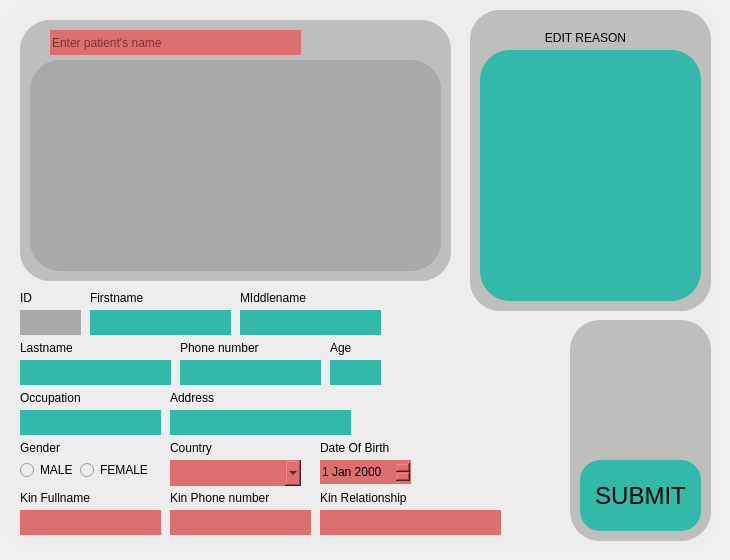
        <widget class="QWidget" name="EDITDETAILS">
         <widget class="QGroupBox" name="groupBox_6">
          <property name="geometry">
           <rect>
            <x>0</x>
            <y>0</y>
            <width>721</width>
            <height>551</height>
           </rect>
          </property>
          <property name="styleSheet">
           <string notr="true">background-color: #EDEDED;
border-radius: 30px;</string>
          </property>
          <property name="title">
           <string/>
          </property>
          <widget class="QLineEdit" name="lineEdit_47">
           <property name="geometry">
            <rect>
             <x>90</x>
             <y>310</y>
             <width>141</width>
             <height>25</height>
            </rect>
           </property>
           <property name="cursor">
            <cursorShape>IBeamCursor</cursorShape>
           </property>
           <property name="styleSheet">
            <string notr="true">background-color: #33B9A9;</string>
           </property>
           <property name="readOnly">
            <bool>false</bool>
           </property>
          </widget>
          <widget class="QLabel" name="label_67">
           <property name="geometry">
            <rect>
             <x>90</x>
             <y>290</y>
             <width>71</width>
             <height>16</height>
            </rect>
           </property>
           <property name="font">
            <font/>
           </property>
           <property name="styleSheet">
            <string notr="true">color: #000;</string>
           </property>
           <property name="text">
            <string>Firstname</string>
           </property>
          </widget>
          <widget class="QLabel" name="label_68">
           <property name="geometry">
            <rect>
             <x>180</x>
             <y>340</y>
             <width>91</width>
             <height>16</height>
            </rect>
           </property>
           <property name="font">
            <font/>
           </property>
           <property name="styleSheet">
            <string notr="true">color: #000;</string>
           </property>
           <property name="text">
            <string>Phone number</string>
           </property>
          </widget>
          <widget class="QLineEdit" name="lineEdit_48">
           <property name="geometry">
            <rect>
             <x>180</x>
             <y>360</y>
             <width>141</width>
             <height>25</height>
            </rect>
           </property>
           <property name="cursor">
            <cursorShape>IBeamCursor</cursorShape>
           </property>
           <property name="styleSheet">
            <string notr="true">background-color: #33B9A9;
border-radius: 30px;</string>
           </property>
           <property name="readOnly">
            <bool>false</bool>
           </property>
           <property name="placeholderText">
            <string/>
           </property>
          </widget>
          <widget class="QLabel" name="label_69">
           <property name="geometry">
            <rect>
             <x>20</x>
             <y>390</y>
             <width>71</width>
             <height>16</height>
            </rect>
           </property>
           <property name="font">
            <font/>
           </property>
           <property name="styleSheet">
            <string notr="true">color: #000;</string>
           </property>
           <property name="text">
            <string>Occupation</string>
           </property>
          </widget>
          <widget class="QLineEdit" name="lineEdit_49">
           <property name="geometry">
            <rect>
             <x>20</x>
             <y>410</y>
             <width>141</width>
             <height>25</height>
            </rect>
           </property>
           <property name="cursor">
            <cursorShape>IBeamCursor</cursorShape>
           </property>
           <property name="styleSheet">
            <string notr="true">background-color: #33B9A9;
border-radius: 30px;</string>
           </property>
           <property name="readOnly">
            <bool>false</bool>
           </property>
           <property name="placeholderText">
            <string/>
           </property>
          </widget>
          <widget class="QLabel" name="label_70">
           <property name="geometry">
            <rect>
             <x>20</x>
             <y>440</y>
             <width>71</width>
             <height>16</height>
            </rect>
           </property>
           <property name="font">
            <font/>
           </property>
           <property name="styleSheet">
            <string notr="true">color: #000;</string>
           </property>
           <property name="text">
            <string>Gender</string>
           </property>
          </widget>
          <widget class="QLabel" name="label_71">
           <property name="geometry">
            <rect>
             <x>170</x>
             <y>440</y>
             <width>71</width>
             <height>16</height>
            </rect>
           </property>
           <property name="font">
            <font/>
           </property>
           <property name="styleSheet">
            <string notr="true">color: #000;</string>
           </property>
           <property name="text">
            <string>Country</string>
           </property>
          </widget>
          <widget class="QLineEdit" name="lineEdit_50">
           <property name="geometry">
            <rect>
             <x>330</x>
             <y>360</y>
             <width>51</width>
             <height>25</height>
            </rect>
           </property>
           <property name="cursor">
            <cursorShape>IBeamCursor</cursorShape>
           </property>
           <property name="styleSheet">
            <string notr="true">background-color: #33B9A9;
border-radius: 30px;</string>
           </property>
           <property name="readOnly">
            <bool>false</bool>
           </property>
          </widget>
          <widget class="QLabel" name="label_72">
           <property name="geometry">
            <rect>
             <x>330</x>
             <y>340</y>
             <width>51</width>
             <height>16</height>
            </rect>
           </property>
           <property name="font">
            <font/>
           </property>
           <property name="styleSheet">
            <string notr="true">color: #000;</string>
           </property>
           <property name="text">
            <string>Age</string>
           </property>
          </widget>
          <widget class="QLabel" name="label_73">
           <property name="geometry">
            <rect>
             <x>240</x>
             <y>290</y>
             <width>81</width>
             <height>16</height>
            </rect>
           </property>
           <property name="font">
            <font/>
           </property>
           <property name="styleSheet">
            <string notr="true">color: #000;</string>
           </property>
           <property name="text">
            <string>MIddlename</string>
           </property>
          </widget>
          <widget class="QLineEdit" name="lineEdit_51">
           <property name="geometry">
            <rect>
             <x>240</x>
             <y>310</y>
             <width>141</width>
             <height>25</height>
            </rect>
           </property>
           <property name="cursor">
            <cursorShape>IBeamCursor</cursorShape>
           </property>
           <property name="styleSheet">
            <string notr="true">background-color: #33B9A9;
border-radius: 30px;</string>
           </property>
           <property name="readOnly">
            <bool>false</bool>
           </property>
          </widget>
          <widget class="QLabel" name="label_74">
           <property name="geometry">
            <rect>
             <x>170</x>
             <y>390</y>
             <width>71</width>
             <height>16</height>
            </rect>
           </property>
           <property name="font">
            <font/>
           </property>
           <property name="styleSheet">
            <string notr="true">color: #000;</string>
           </property>
           <property name="text">
            <string>Address</string>
           </property>
          </widget>
          <widget class="QLineEdit" name="lineEdit_52">
           <property name="geometry">
            <rect>
             <x>170</x>
             <y>410</y>
             <width>181</width>
             <height>25</height>
            </rect>
           </property>
           <property name="cursor">
            <cursorShape>IBeamCursor</cursorShape>
           </property>
           <property name="styleSheet">
            <string notr="true">background-color: #33B9A9;
border-radius: 30px;</string>
           </property>
           <property name="readOnly">
            <bool>false</bool>
           </property>
           <property name="placeholderText">
            <string/>
           </property>
          </widget>
          <widget class="QLineEdit" name="lineEdit_53">
           <property name="geometry">
            <rect>
             <x>20</x>
             <y>360</y>
             <width>151</width>
             <height>25</height>
            </rect>
           </property>
           <property name="cursor">
            <cursorShape>IBeamCursor</cursorShape>
           </property>
           <property name="styleSheet">
            <string notr="true">background-color: #33B9A9;
border-radius: 30px;</string>
           </property>
           <property name="readOnly">
            <bool>false</bool>
           </property>
          </widget>
          <widget class="QLabel" name="label_75">
           <property name="geometry">
            <rect>
             <x>20</x>
             <y>340</y>
             <width>81</width>
             <height>16</height>
            </rect>
           </property>
           <property name="font">
            <font/>
           </property>
           <property name="styleSheet">
            <string notr="true">color: #000;</string>
           </property>
           <property name="text">
            <string>Lastname</string>
           </property>
          </widget>
          <widget class="QLabel" name="label_76">
           <property name="geometry">
            <rect>
             <x>320</x>
             <y>440</y>
             <width>91</width>
             <height>16</height>
            </rect>
           </property>
           <property name="font">
            <font/>
           </property>
           <property name="styleSheet">
            <string notr="true">color: #000;</string>
           </property>
           <property name="text">
            <string>Date Of Birth</string>
           </property>
          </widget>
          <widget class="QLineEdit" name="lineEdit_54">
           <property name="geometry">
            <rect>
             <x>20</x>
             <y>510</y>
             <width>141</width>
             <height>25</height>
            </rect>
           </property>
           <property name="styleSheet">
            <string notr="true">background-color: #DE6F6F;
border-radius: 30px;</string>
           </property>
          </widget>
          <widget class="QLineEdit" name="lineEdit_55">
           <property name="geometry">
            <rect>
             <x>320</x>
             <y>510</y>
             <width>181</width>
             <height>25</height>
            </rect>
           </property>
           <property name="styleSheet">
            <string notr="true">background-color: #DE6F6F;
border-radius: 30px;</string>
           </property>
           <property name="placeholderText">
            <string/>
           </property>
          </widget>
          <widget class="QLabel" name="label_77">
           <property name="geometry">
            <rect>
             <x>20</x>
             <y>490</y>
             <width>81</width>
             <height>16</height>
            </rect>
           </property>
           <property name="font">
            <font/>
           </property>
           <property name="styleSheet">
            <string notr="true">color: #000;</string>
           </property>
           <property name="text">
            <string>Kin Fullname </string>
           </property>
          </widget>
          <widget class="QLabel" name="label_78">
           <property name="geometry">
            <rect>
             <x>320</x>
             <y>490</y>
             <width>101</width>
             <height>16</height>
            </rect>
           </property>
           <property name="font">
            <font/>
           </property>
           <property name="styleSheet">
            <string notr="true">color: #000;</string>
           </property>
           <property name="text">
            <string>Kin Relationship</string>
           </property>
          </widget>
          <widget class="QLabel" name="label_79">
           <property name="geometry">
            <rect>
             <x>170</x>
             <y>490</y>
             <width>131</width>
             <height>16</height>
            </rect>
           </property>
           <property name="font">
            <font/>
           </property>
           <property name="styleSheet">
            <string notr="true">color: #000;</string>
           </property>
           <property name="text">
            <string>Kin Phone number</string>
           </property>
          </widget>
          <widget class="QLineEdit" name="lineEdit_56">
           <property name="geometry">
            <rect>
             <x>170</x>
             <y>510</y>
             <width>141</width>
             <height>25</height>
            </rect>
           </property>
           <property name="styleSheet">
            <string notr="true">background-color: #DE6F6F;
border-radius: 30px;</string>
           </property>
           <property name="placeholderText">
            <string/>
           </property>
          </widget>
          <widget class="QGroupBox" name="groupBox_16">
           <property name="geometry">
            <rect>
             <x>470</x>
             <y>10</y>
             <width>241</width>
             <height>301</height>
            </rect>
           </property>
           <property name="styleSheet">
            <string notr="true">background-color: #BEBEBE;
border-radius: 30px;</string>
           </property>
           <property name="title">
            <string/>
           </property>
           <widget class="QLabel" name="label_82">
            <property name="geometry">
             <rect>
              <x>70</x>
              <y>20</y>
              <width>91</width>
              <height>16</height>
             </rect>
            </property>
            <property name="font">
             <font/>
            </property>
            <property name="styleSheet">
             <string notr="true">color: #000;</string>
            </property>
            <property name="text">
             <string>EDIT REASON</string>
            </property>
            <property name="alignment">
             <set>Qt::AlignCenter</set>
            </property>
           </widget>
           <widget class="QPlainTextEdit" name="plainTextEdit">
            <property name="geometry">
             <rect>
              <x>10</x>
              <y>40</y>
              <width>221</width>
              <height>251</height>
             </rect>
            </property>
            <property name="styleSheet">
             <string notr="true">background-color: #33B9A9;
border-radius: 30px;</string>
            </property>
           </widget>
          </widget>
          <widget class="QGroupBox" name="groupBox_17">
           <property name="geometry">
            <rect>
             <x>570</x>
             <y>320</y>
             <width>141</width>
             <height>221</height>
            </rect>
           </property>
           <property name="styleSheet">
            <string notr="true">background-color: #BEBEBE;
border-radius: 30px;</string>
           </property>
           <property name="title">
            <string/>
           </property>
           <widget class="QLabel" name="label_85">
            <property name="geometry">
             <rect>
              <x>20</x>
              <y>30</y>
              <width>100</width>
              <height>100</height>
             </rect>
            </property>
            <property name="text">
             <string/>
            </property>
            <property name="pixmap">
             <pixmap>:/img/qrcode2.png</pixmap>
            </property>
            <property name="scaledContents">
             <bool>true</bool>
            </property>
           </widget>
           <widget class="QPushButton" name="pushButton_10">
            <property name="geometry">
             <rect>
              <x>10</x>
              <y>140</y>
              <width>121</width>
              <height>71</height>
             </rect>
            </property>
            <property name="font">
             <font>
              <pointsize>18</pointsize>
             </font>
            </property>
            <property name="cursor">
             <cursorShape>OpenHandCursor</cursorShape>
            </property>
            <property name="styleSheet">
             <string notr="true">background: #33B9A9;
border-radius: 20px;
color: #000;</string>
            </property>
            <property name="text">
             <string>SUBMIT</string>
            </property>
           </widget>
          </widget>
          <widget class="QGroupBox" name="groupBox_19">
           <property name="geometry">
            <rect>
             <x>20</x>
             <y>20</y>
             <width>431</width>
             <height>261</height>
            </rect>
           </property>
           <property name="styleSheet">
            <string notr="true">background-color: #BEBEBE;
border-radius: 30px;</string>
           </property>
           <property name="title">
            <string/>
           </property>
           <widget class="QLineEdit" name="lineEdit_63">
            <property name="geometry">
             <rect>
              <x>30</x>
              <y>10</y>
              <width>251</width>
              <height>25</height>
             </rect>
            </property>
            <property name="styleSheet">
             <string notr="true">background-color: #DE6F6F;
border-radius: 30px;
color: #000;</string>
            </property>
            <property name="placeholderText">
             <string>Enter patient's name</string>
            </property>
           </widget>
           <widget class="QListView" name="listViewReVisit_2">
            <property name="geometry">
             <rect>
              <x>10</x>
              <y>40</y>
              <width>411</width>
              <height>211</height>
             </rect>
            </property>
            <property name="styleSheet">
             <string notr="true">background-color: rgb(169, 169, 169);</string>
            </property>
           </widget>
          </widget>
          <widget class="QLabel" name="label_86">
           <property name="geometry">
            <rect>
             <x>20</x>
             <y>290</y>
             <width>51</width>
             <height>16</height>
            </rect>
           </property>
           <property name="font">
            <font/>
           </property>
           <property name="styleSheet">
            <string notr="true">color: #000;</string>
           </property>
           <property name="text">
            <string>ID</string>
           </property>
          </widget>
          <widget class="QLineEdit" name="lineEdit_64">
           <property name="geometry">
            <rect>
             <x>20</x>
             <y>310</y>
             <width>61</width>
             <height>25</height>
            </rect>
           </property>
           <property name="cursor">
            <cursorShape>ForbiddenCursor</cursorShape>
           </property>
           <property name="styleSheet">
            <string notr="true">background-color: rgb(169, 169, 169);</string>
           </property>
           <property name="readOnly">
            <bool>true</bool>
           </property>
          </widget>
          <widget class="QDateEdit" name="dateEdit_4">
           <property name="geometry">
            <rect>
             <x>320</x>
             <y>460</y>
             <width>91</width>
             <height>24</height>
            </rect>
           </property>
           <property name="styleSheet">
            <string notr="true">background-color: #DE6F6F;
border-radius: 30px;
color: #000;</string>
           </property>
          </widget>
          <widget class="QRadioButton" name="radioButton_19">
           <property name="geometry">
            <rect>
             <x>20</x>
             <y>460</y>
             <width>61</width>
             <height>20</height>
            </rect>
           </property>
           <property name="styleSheet">
            <string notr="true">color: #000;</string>
           </property>
           <property name="text">
            <string>MALE</string>
           </property>
          </widget>
          <widget class="QRadioButton" name="radioButton_20">
           <property name="geometry">
            <rect>
             <x>80</x>
             <y>460</y>
             <width>81</width>
             <height>20</height>
            </rect>
           </property>
           <property name="styleSheet">
            <string notr="true">color: #000;</string>
           </property>
           <property name="text">
            <string>FEMALE</string>
           </property>
          </widget>
          <widget class="QComboBox" name="comboBox_8">
           <property name="geometry">
            <rect>
             <x>170</x>
             <y>460</y>
             <width>131</width>
             <height>26</height>
            </rect>
           </property>
           <property name="styleSheet">
            <string notr="true">background-color: #DE6F6F;
border-radius: 30px;
color: #000;</string>
           </property>
           <item>
            <property name="text">
             <string/>
            </property>
           </item>
           <item>
            <property name="text">
             <string>Tanzania</string>
            </property>
           </item>
           <item>
            <property name="text">
             <string>Kenya</string>
            </property>
           </item>
           <item>
            <property name="text">
             <string>Uganda</string>
            </property>
           </item>
           <item>
            <property name="text">
             <string>Rwanda</string>
            </property>
           </item>
           <item>
            <property name="text">
             <string>Burundi</string>
            </property>
           </item>
           <item>
            <property name="text">
             <string>Others</string>
            </property>
           </item>
          </widget>
         </widget>
        </widget>
